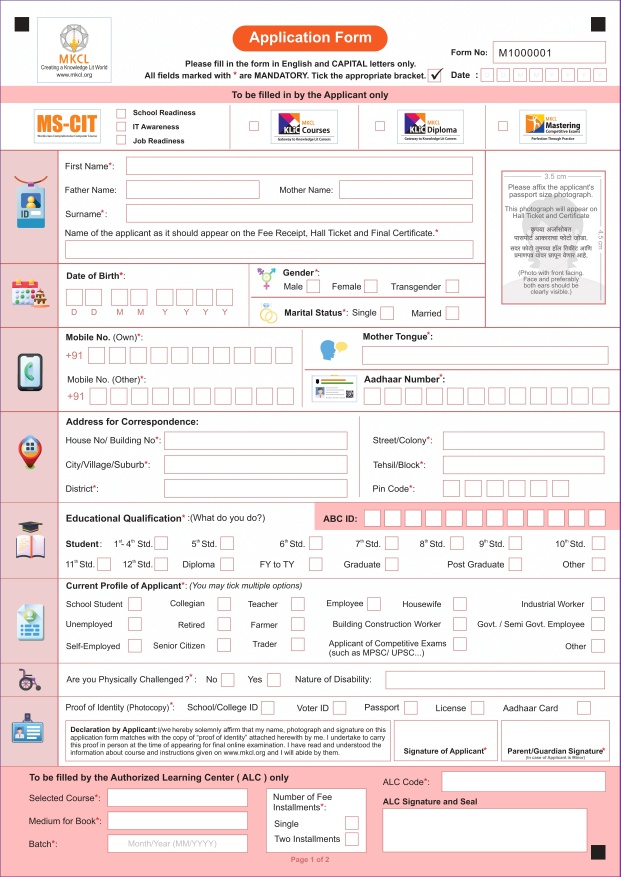
#> input picture templates/page1-base.jpg, 2481 x 3508 px (shown at 1/4 size); its folder holds only this picture in this run
$ python -i photo_detection.py   (imports and definitions only)
#> lines starting #> are read from the running program, lines starting #| are printed output that depends on the picture
"""
Passport Photo Detection Service.

Detects passport-size photo in the designated region of Page 1.
Uses MediaPipe + Haar cascade ensemble for face detection.
"""

from __future__ import annotations
from typing import Optional
import cv2
import numpy as np

from app.config import get_settings
from app.logging_config import get_logger
from app.models.schemas import PhotoValidationResult
from app.utils.image_processing import (
    compute_content_ratio, crop_region, normalize_dimensions, to_grayscale,
)

# [1 line that did not run here, left out]

_haar_cascade = None
_mediapipe_detector = None


# [19 lines left out: functions _get_haar_cascade, _get_mediapipe_detector, not called in this run]


# [78 lines that did not run here, left out]

>>> import cv2
>>> picture = cv2.imread('../../templates/page1-base.jpg', cv2.IMREAD_GRAYSCALE)
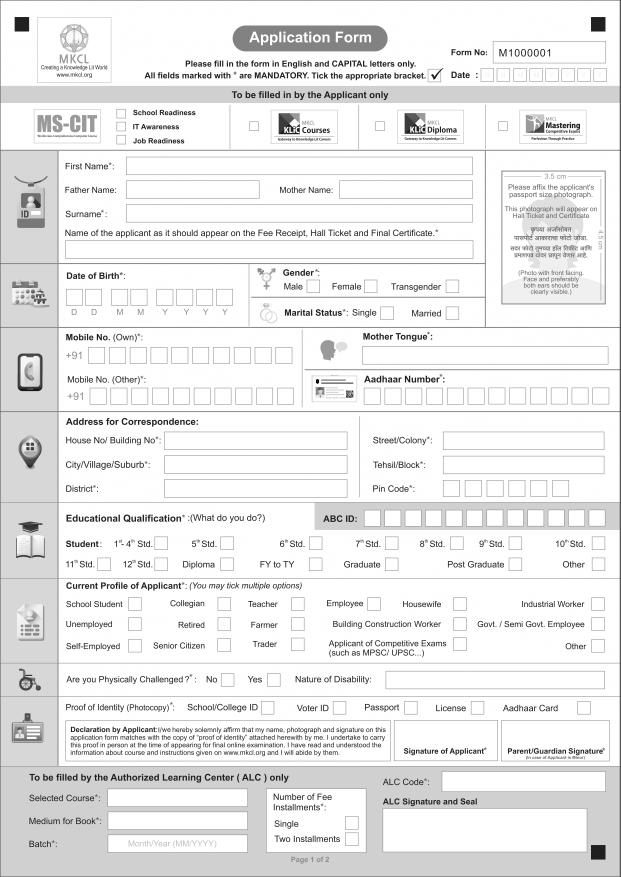
#> picture: shape (3508, 2481) (shown at 1/4 size); min 9, max 255, mean 234.8
#> (the run stopped early here; a loop or call above may not have finished)
